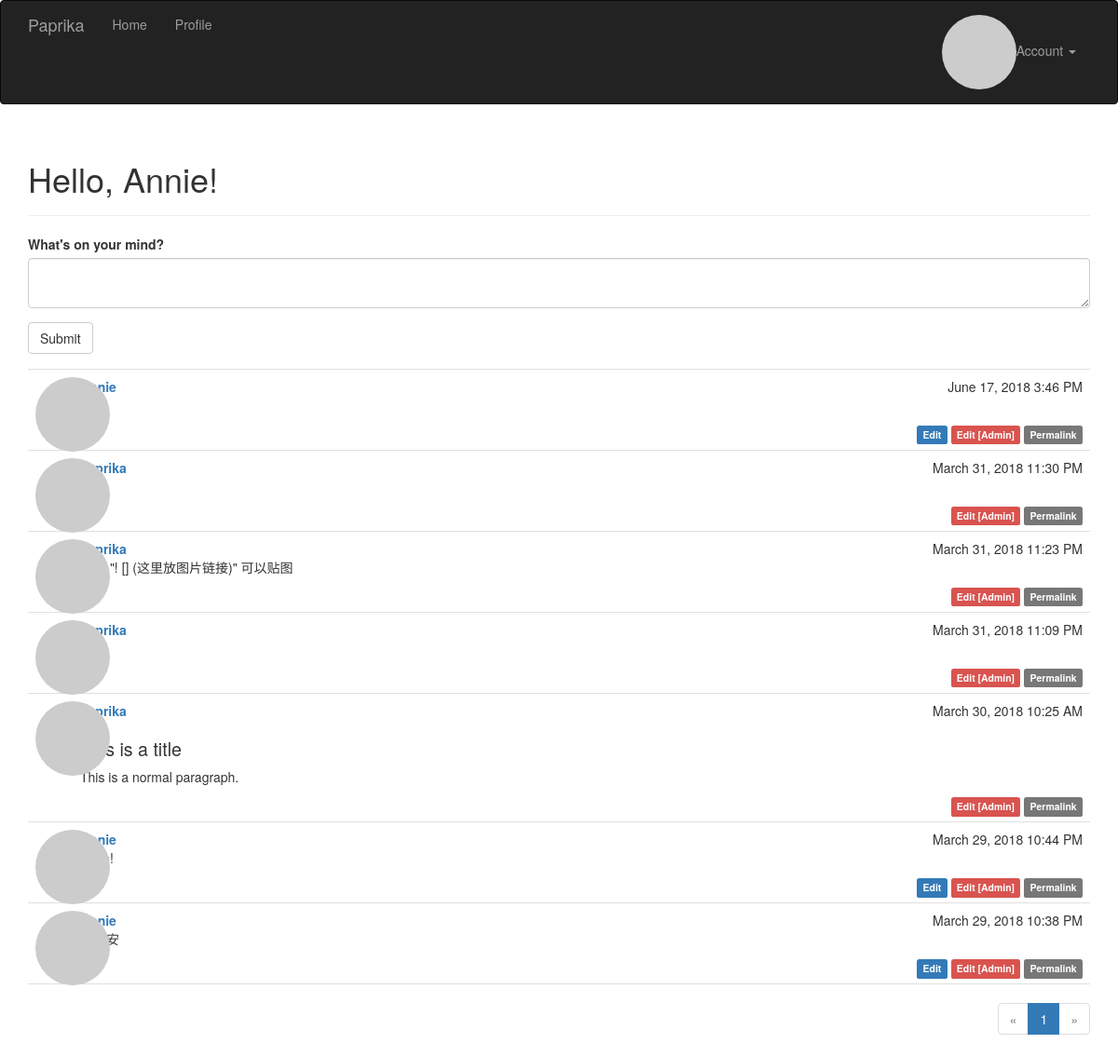
/ (signed in), run on the app's committed database.
### app/models.py (models this page shows, shortened)
class User(UserMixin, db.Model):
    __tablename__ = 'users'
    id = db.Column(db.Integer, primary_key=True)
    email = db.Column(db.String(64), unique=True, index=True)
    username = db.Column(db.String(64), unique=True, index=True)
    role_id = db.Column(db.Integer, db.ForeignKey('roles.id'))
    password_hash = db.Column(db.String(128))
    confirmed = db.Column(db.Boolean, default=False)
    name = db.Column(db.String(64))
    location = db.Column(db.String(64))
    about_me = db.Column(db.Text())
    member_since = db.Column(db.DateTime(), default=datetime.now)
    last_seen = db.Column(db.DateTime(), default=datetime.now)
    followed = db.relationship('Follow', foreign_keys=[Follow.follower_id], backref=db.backref('follower', lazy='joined'), lazy='dynamic', cascade='all, delete-orphan')
    follower = db.relationship('Follow', foreign_keys=[Follow.followed_id],
                               backref=db.backref('followed', lazy='joined'), lazy='dynamic',
                               cascade='all, delete-orphan')
    avatar_hash = db.Column(db.String(32))
    posts = db.relationship('Post', backref='author', lazy='dynamic')
    @property
    def password(self):
        raise AttributeError('password is not a readable attribute')
    def can(self, permissions):
        return self.role is not None and self.role.has_permission(permissions)
    def is_admin(self):
        return self.can(Permission.ADMINISTER)
    def ping(self):
        self.last_seen = datetime.now()
        db.session.add(self)
    def gravatar(self, size=100, default='identicon', rating='g'):
        if request.is_secure:
            url = 'https://secure.gravatar.com/avatar'
        else:
            url = 'https://www.gravatar.com/avatar'
        hash = self.avatar_hash or hashlib.md5(self.email.encode('utf-8')).hexdigest()
        return '{url}/{hash}?s={size}&d={default}&r={rating}'.format(
            url=url, hash=hash, size=size, default=default, rating=rating)

class Post(db.Model):
    __tablename__ = 'posts'
    id = db.Column(db.Integer, primary_key=True)
    body = db.Column(db.Text)
    timestamp = db.Column(db.DateTime, index=True, default=datetime.now)
    author_id = db.Column(db.Integer, db.ForeignKey('users.id'))
    body_html = db.Column(db.Text)

### app/main/views.py (the view)
@main.route('/', methods=['GET', 'POST'])
def index():
    form = PostForm()
    if current_user.can(Permission.WRITE) and form.validate_on_submit():
        post = Post(body=form.body.data, author=current_user._get_current_object()) # 11章「博客文章」有说明，获取真正的用户对象
        db.session.add(post)
        db.session.commit()
        return redirect(url_for('.index'))
    page = request.args.get('page', 1, type=int)
    pagination = Post.query.order_by(Post.timestamp.desc()).paginate(page, per_page=current_app.config['FLASKY_POSTS_PER_PAGE'], error_out=False)
    posts = pagination.items
    return render_template('index.html', form=form, posts=posts, pagination=pagination)

### app/main/forms.py
class PostForm(FlaskForm):
    body = PageDownField("What's on your mind?", validators=[DataRequired()])
    submit = SubmitField('Submit')

### app/auth/views.py (called while the page is built)
@auth.before_app_request
def before_request():
    if current_user.is_authenticated:
        current_user.ping()
        if  not current_user.confirmed \
                and request.endpoint \
                and request.blueprint != 'auth' \
                and request.endpoint != 'static':
            return redirect(url_for('auth.unconfirmed'))

### app/main/__init__.py (called while the page is built)
@main.app_context_processor
def inject_permission():
    return dict(Permission=Permission)

### app/models.py (called while the page is built)
@login_manager.user_loader
def load_user(user_id):
    return User.query.get(int(user_id))

    def has_permission(self, perm):
        return self.permissions & perm == perm

### app/templates/index.html (shortened to what this page needs)
{% extends "base.html" %}
{% import "bootstrap/wtf.html" as wtf %}
{% import "_macros.html" as macros %}
{% block page_content %}
<div class="page-header">
    <h1>Hello, {% if current_user.is_authenticated %}{{ current_user.username }}{% else %}Stranger{% endif %}!</h1>
</div>
<div>
	{% if current_user.can(Permission.WRITE) %}
	{{ wtf.quick_form(form) }}
	{% endif %}
</div>
{% include '_posts.html' %}
{% if pagination %}
<div class="pagination">
    {{ macros.pagination_widget(pagination, '.index') }}
</div>
{% endif %}
{% endblock %}

### app/templates/_posts.html (shortened to what this page needs)
<ul class="posts">
    {% for post in posts %}
    <li class="post">
        <div class="post-thumbnail">
            <a href="{{ url_for('.user', username=post.author.username) }}">
                <img class="img-circle profile-thumbnail" src="{{ post.author.gravatar(size=40) }}">
            </a>
        </div>
        <div class="post-content">
            <div class="post-date">{{ moment(post.timestamp).format("LLL") }}</div>
            <div class="post-author"><a href="{{ url_for('.user', username=post.author.username) }}">{{ post.author.username }}</a></div>
            <div class="post-body">
                {% if post.body_html %}
                    {{ post.body_html | safe}}
                {% else %}
                    {{ post.body }}
                {% endif %}
            </div>
            <div class="post-footer">
                {% if current_user == post.author %}
                <a href="{{ url_for('.edit', id=post.id) }}">
                    <span class="label label-primary">Edit</span>
                </a>
                {% endif %}
                {% if current_user.is_admin() %}
                <a href="{{ url_for('.edit', id=post.id) }}">
                    <span class="label label-danger">Edit [Admin]</span>
                </a>
                {% endif %}
                <a href="{{ url_for('.post', id=post.id) }}">
                    <span class="label label-default">Permalink</span>
                </a>
            </div>
        </div>
    </li>
    {% endfor %}
</ul>

### app/static/styles.css (style rules this page uses)
.profile-thumbnail { position: absolute; }
ul.posts { list-style-type: none; padding: 0px; margin: 16px 0px 0px 0px; border-top: 1px solid #e0e0e0; }
ul.posts li.post { padding: 8px; border-bottom: 1px solid #e0e0e0; }
div.post-date { float: right; }
div.post-author { font-weight: bold; }
div.post-thumbnail { position: absolute; }
div.post-content { margin-left: 48px; min-height: 48px; }
div.post-footer { text-align: right; }
div.pagination { width: 100%; text-align: right; padding: 0px; margin: 0px; }
.post-body h1 { font-size: 140%; }

### app/templates/_posts.html (style rules this page uses)
div.post-footer { text-align: right; }

### data on the page
User: username "Annie"
Post: timestamp "June 17, 2018 3:46 PM", author.username "Annie"
Post: timestamp "March 31, 2018 11:30 PM", author.username "paprika"
Post: timestamp "March 31, 2018 11:23 PM", author.username "paprika", body_html "使用 \"! [] (这里放图片链接)\" 可以贴图"
Post: timestamp "March 31, 2018 11:09 PM", author.username "paprika"
Post: timestamp "March 30, 2018 10:25 AM", author.username "paprika", body_html "This is a title This is a normal paragraph."
Post: timestamp "March 29, 2018 10:44 PM"
Post: timestamp "March 29, 2018 10:38 PM"

### other printed values
{{ p }} "1"
